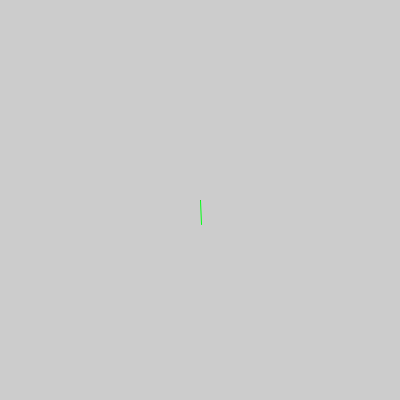
Frame 1 (no input)
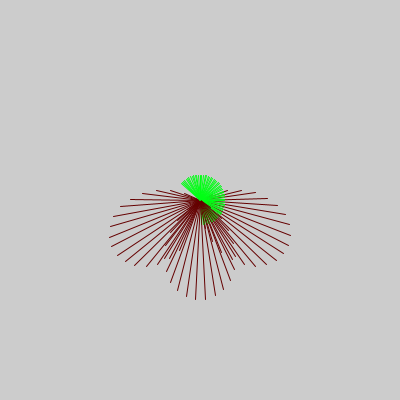
Frame 60 (the mouse pressed at the canvas centre just before this capture)
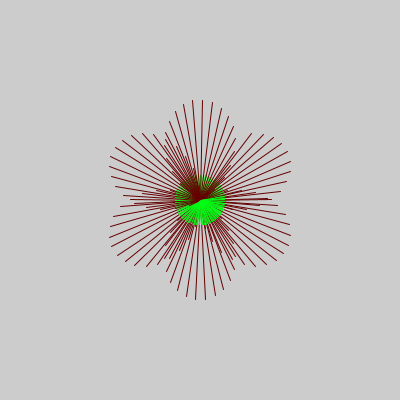
Frame 120 (the mouse held since frame 60 and released just before this capture)

The Processing sketch that drew these frames (run headless with seeded random() and noise(); from frame 60 on, the mouse is pressed at the canvas centre):

// Processing sketch: processing_84795
// ── processing_84795.pde

float sincurve = 0;
float ptonex = 0;
float ptoney = 0;
float pt2x = 0;
float pt2y = 0;
void setup() {
  size(400, 400);
}
void draw() {             // try changing what the sincurve is * by
stroke(100, 0, 0);
  ptonex = 200 + sin(sincurve)* ((sin(sincurve*1.5)*100));
  ptoney = 200 + cos(sincurve)* ((100 * sin(sincurve*1.5)));
  line(200, 200, ptonex, ptoney);
  sincurve = sincurve + 0.1;
  stroke(0, 255, 20);
line(200, 200,200+ sin(sincurve/1.5)*25,200+ cos(sincurve/1.5)*25);
}
